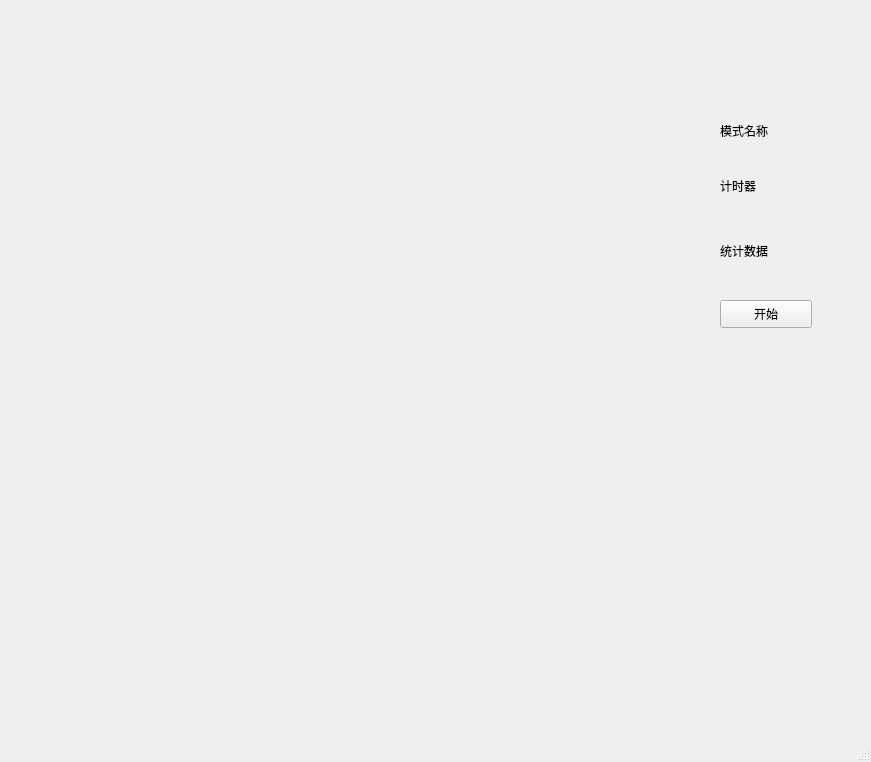
<?xml version="1.0" encoding="UTF-8"?>
<ui version="4.0">
 <class>StartWindow</class>
 <widget class="QMainWindow" name="StartWindow">
  <property name="geometry">
   <rect>
    <x>0</x>
    <y>0</y>
    <width>871</width>
    <height>762</height>
   </rect>
  </property>
  <property name="windowTitle">
   <string>StartWindow</string>
  </property>
  <widget class="QWidget" name="centralwidget">
   <widget class="QLabel" name="modeName">
    <property name="geometry">
     <rect>
      <x>720</x>
      <y>110</y>
      <width>91</width>
      <height>41</height>
     </rect>
    </property>
    <property name="text">
     <string>模式名称</string>
    </property>
   </widget>
   <widget class="QLabel" name="timerLabel">
    <property name="geometry">
     <rect>
      <x>720</x>
      <y>160</y>
      <width>81</width>
      <height>51</height>
     </rect>
    </property>
    <property name="text">
     <string>计时器</string>
    </property>
   </widget>
   <widget class="QLabel" name="statLabel">
    <property name="geometry">
     <rect>
      <x>720</x>
      <y>220</y>
      <width>81</width>
      <height>61</height>
     </rect>
    </property>
    <property name="text">
     <string>统计数据</string>
    </property>
   </widget>
   <widget class="QPushButton" name="startBtn">
    <property name="geometry">
     <rect>
      <x>720</x>
      <y>300</y>
      <width>92</width>
      <height>28</height>
     </rect>
    </property>
    <property name="text">
     <string>开始</string>
    </property>
   </widget>
  </widget>
  <widget class="QMenuBar" name="menubar">
   <property name="geometry">
    <rect>
     <x>0</x>
     <y>0</y>
     <width>871</width>
     <height>26</height>
    </rect>
   </property>
  </widget>
  <widget class="QStatusBar" name="statusbar"/>
 </widget>
 <resources/>
 <connections/>
</ui>
